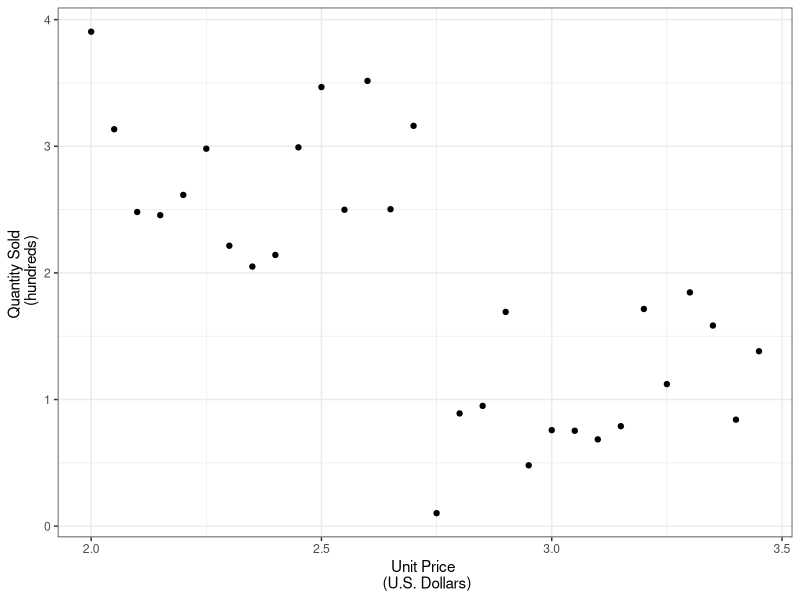
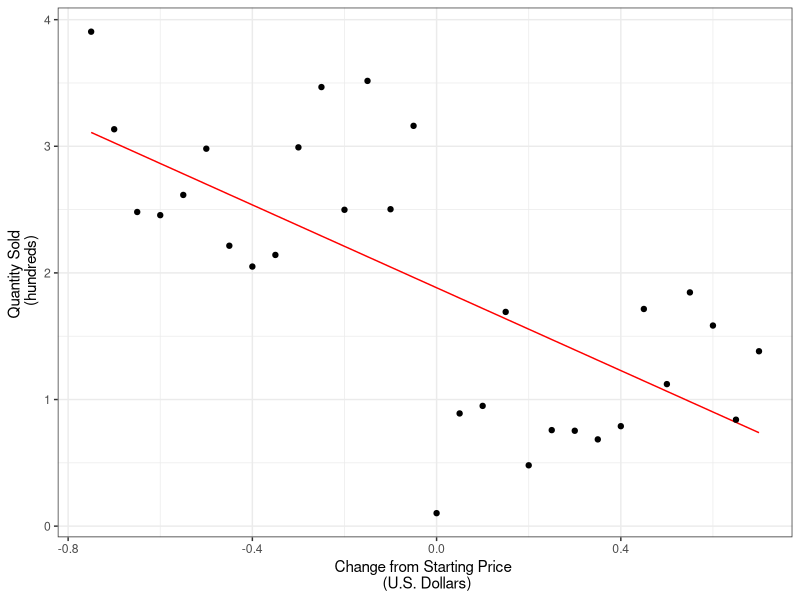

Source code (R) for these figures, in order:
## ---- chunk 1
set.seed(150)

##### Simulate data ---------------
lower.sales <- runif(n = 15, min = 0, max = 2)
upper.sales <- runif(n = 15, min = 2, max = 4)

df <- data.frame(
  Quantity = append(upper.sales, lower.sales),
  Price = seq(2, 3.45, .05)
)
## ---- chunk 2
library(ggplot2)
theme_set(theme_bw())

p <- ggplot() +
  geom_point(aes(x = Price, y = Quantity), df) +
  labs(
    x = "Unit Price \n (U.S. Dollars)",
    y = "Quantity Sold \n (hundreds)"
  ) 
p
## ---- chunk 3
df$Price.c <- df$Price - 2.75 
## ---- chunk 4
### Make model and predictions -----
mod1 <- lm(Quantity ~ Price.c, data = df)
mod1.summ <- summary(mod1)
df$preds <- predict(mod1, df)

### Plot regression line -----
ggplot() +
  geom_line(aes(x = Price.c, y = preds), color = 'red', df) +
  geom_point(aes(x = Price.c, y = Quantity), df) +
    labs(
    x = "Change from Starting Price \n (U.S. Dollars)",
    y = "Quantity Sold \n (hundreds)"
  ) 
## ---- chunk 5
options(scipen=1, digits=3) # number formatting

### Model
summary(mod1) 

### Confidence interval
cints <- confint(mod1, c('(Intercept)', 'Price.c'), level=0.95)
cints
